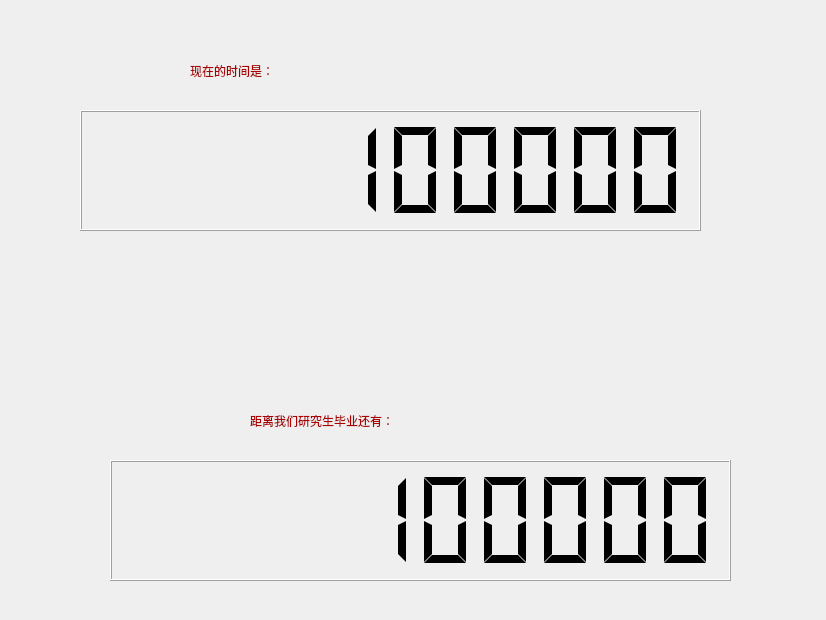
<?xml version="1.0" encoding="UTF-8"?>
<ui version="4.0">
 <class>Form</class>
 <widget class="QWidget" name="Form">
  <property name="geometry">
   <rect>
    <x>0</x>
    <y>0</y>
    <width>826</width>
    <height>620</height>
   </rect>
  </property>
  <property name="windowTitle">
   <string>Form</string>
  </property>
  <widget class="QLabel" name="label">
   <property name="geometry">
    <rect>
     <x>250</x>
     <y>380</y>
     <width>381</width>
     <height>81</height>
    </rect>
   </property>
   <property name="styleSheet">
    <string notr="true">color: rgb(170, 0, 0);
font: 20pt &quot;微软雅黑&quot;;</string>
   </property>
   <property name="text">
    <string>距离我们研究生毕业还有：</string>
   </property>
  </widget>
  <widget class="QLCDNumber" name="lcdNumber">
   <property name="geometry">
    <rect>
     <x>110</x>
     <y>460</y>
     <width>621</width>
     <height>121</height>
    </rect>
   </property>
   <property name="smallDecimalPoint">
    <bool>true</bool>
   </property>
   <property name="digitCount">
    <number>10</number>
   </property>
   <property name="mode">
    <enum>QLCDNumber::Dec</enum>
   </property>
   <property name="segmentStyle">
    <enum>QLCDNumber::Flat</enum>
   </property>
   <property name="value" stdset="0">
    <double>1000000000.000000000000000</double>
   </property>
   <property name="intValue" stdset="0">
    <number>1000000000</number>
   </property>
  </widget>
  <widget class="QLabel" name="label_2">
   <property name="geometry">
    <rect>
     <x>190</x>
     <y>30</y>
     <width>381</width>
     <height>81</height>
    </rect>
   </property>
   <property name="styleSheet">
    <string notr="true">color: rgb(170, 0, 0);
font: 20pt &quot;微软雅黑&quot;;</string>
   </property>
   <property name="text">
    <string>现在的时间是：</string>
   </property>
  </widget>
  <widget class="QLCDNumber" name="lcdNumber_2">
   <property name="geometry">
    <rect>
     <x>80</x>
     <y>110</y>
     <width>621</width>
     <height>121</height>
    </rect>
   </property>
   <property name="smallDecimalPoint">
    <bool>true</bool>
   </property>
   <property name="digitCount">
    <number>10</number>
   </property>
   <property name="mode">
    <enum>QLCDNumber::Dec</enum>
   </property>
   <property name="segmentStyle">
    <enum>QLCDNumber::Flat</enum>
   </property>
   <property name="value" stdset="0">
    <double>1000000000.000000000000000</double>
   </property>
   <property name="intValue" stdset="0">
    <number>1000000000</number>
   </property>
  </widget>
 </widget>
 <resources/>
 <connections/>
</ui>
